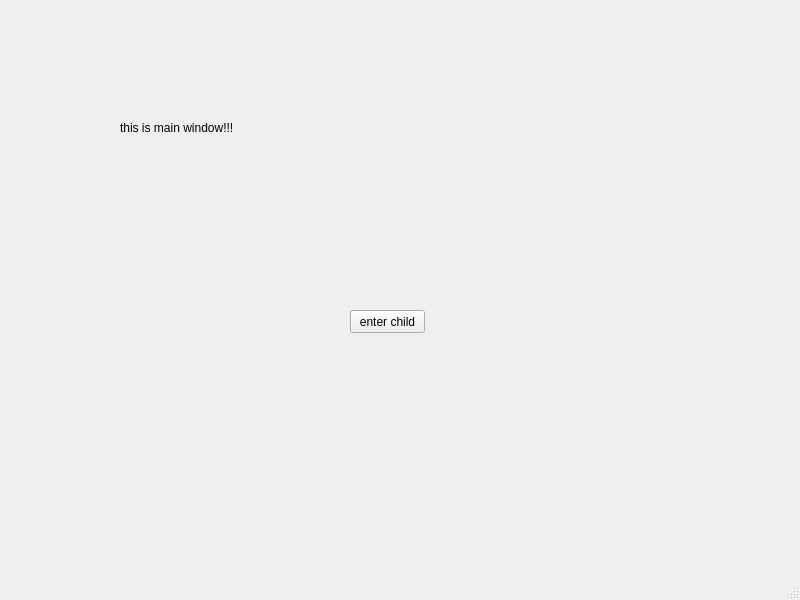
<?xml version="1.0" encoding="UTF-8"?>
<ui version="4.0">
 <class>MainWindow</class>
 <widget class="QMainWindow" name="MainWindow">
  <property name="geometry">
   <rect>
    <x>0</x>
    <y>0</y>
    <width>800</width>
    <height>600</height>
   </rect>
  </property>
  <property name="windowTitle">
   <string>MainWindow</string>
  </property>
  <widget class="QWidget" name="centralwidget">
   <widget class="QPushButton" name="enterChild">
    <property name="geometry">
     <rect>
      <x>350</x>
      <y>310</y>
      <width>75</width>
      <height>23</height>
     </rect>
    </property>
    <property name="text">
     <string>enter child</string>
    </property>
   </widget>
   <widget class="QLabel" name="label">
    <property name="geometry">
     <rect>
      <x>120</x>
      <y>120</y>
      <width>131</width>
      <height>16</height>
     </rect>
    </property>
    <property name="text">
     <string>this is main window!!!</string>
    </property>
   </widget>
  </widget>
  <widget class="QMenuBar" name="menubar">
   <property name="geometry">
    <rect>
     <x>0</x>
     <y>0</y>
     <width>800</width>
     <height>21</height>
    </rect>
   </property>
  </widget>
  <widget class="QStatusBar" name="statusbar"/>
 </widget>
 <resources/>
 <connections/>
</ui>
